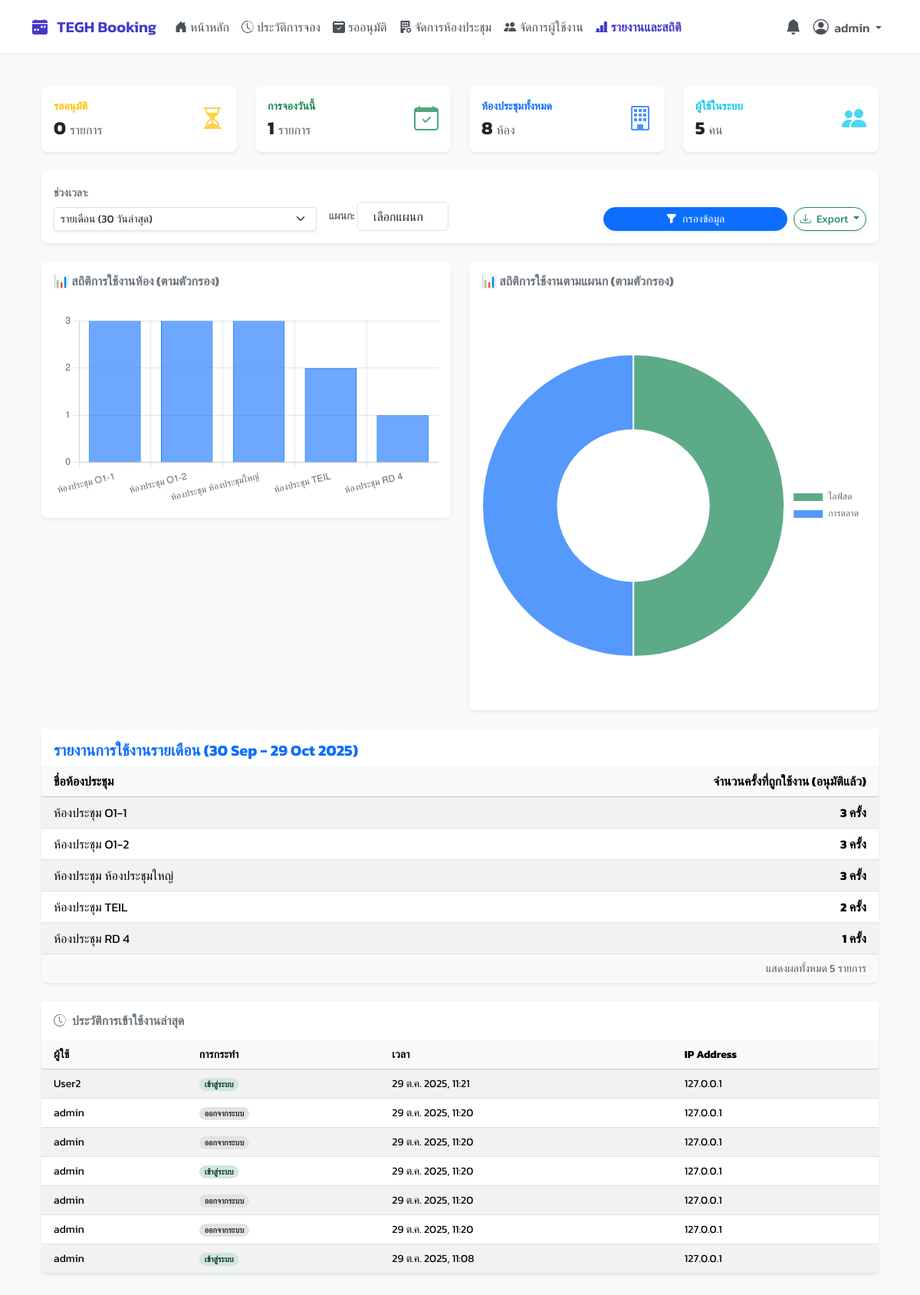
Page /reports/ (signed in) on the earlier database version.
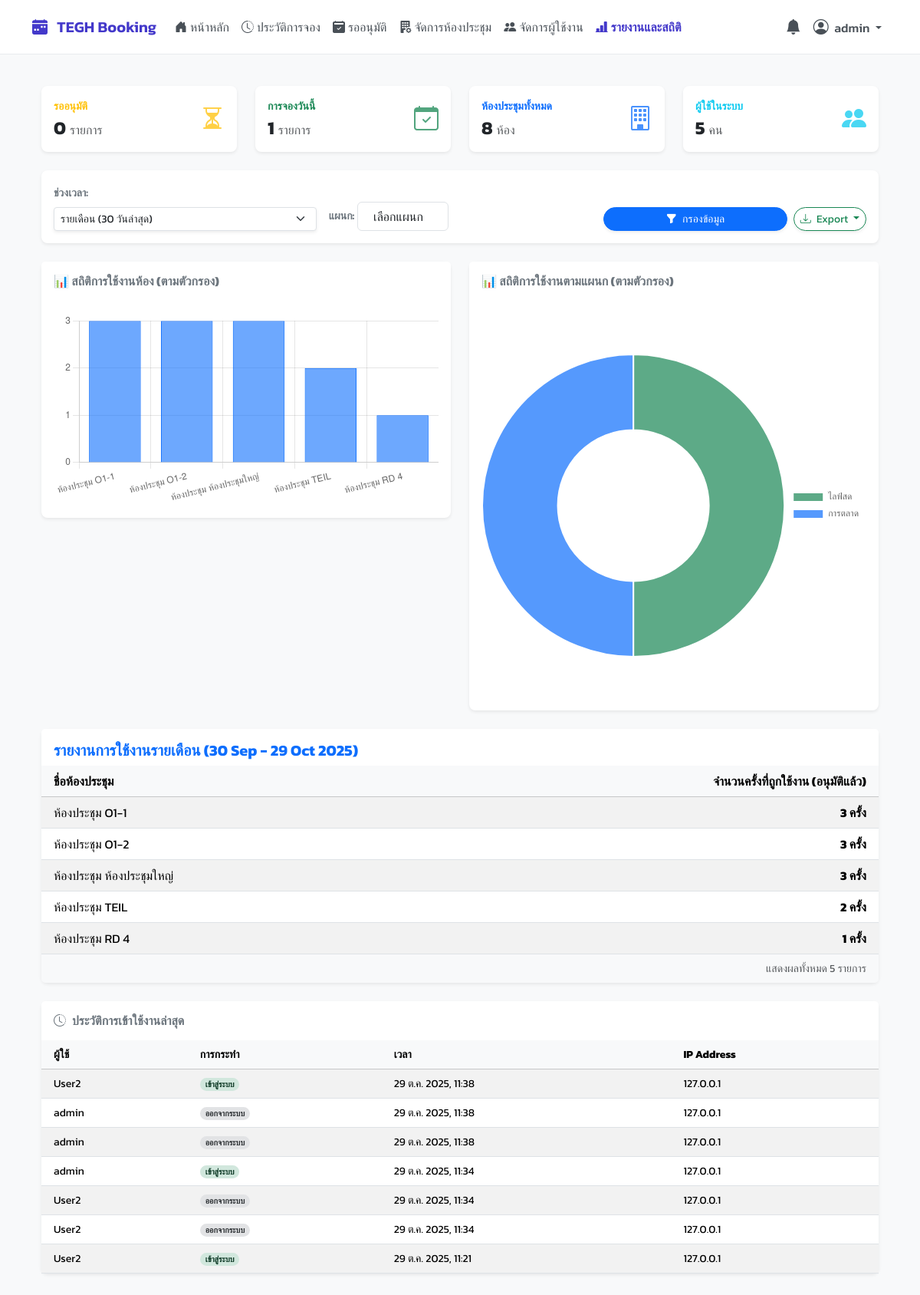
Same page on the later database version.
### booking/models.py (models this page shows, shortened)
class Room(models.Model):
    name = models.CharField("ชื่อห้องประชุม", max_length=100, unique=True)
    capacity = models.PositiveIntegerField("ความจุ (คน)", default=1)
    building = models.CharField("อาคาร", max_length=50, blank=True, null=True)
    floor = models.CharField("ชั้น", max_length=20, blank=True, null=True)
    equipment_in_room = models.TextField("อุปกรณ์ภายในห้อง (อื่นๆ)", blank=True, null=True, help_text="อุปกรณ์ที่มีให้ในห้อง (เช่น โปรเจคเตอร์, ไวท์บอร์ด)")
    image = models.ImageField("รูปภาพห้องประชุม", upload_to='room_images/', blank=True, null=True)
    class Meta:
        verbose_name = "ห้องประชุม"
        verbose_name_plural = "ห้องประชุม"
        ordering = ['name']

class LoginHistory(models.Model):
    user = models.ForeignKey(User, on_delete=models.CASCADE, verbose_name="ผู้ใช้")
    timestamp = models.DateTimeField("เวลาที่บันทึก", auto_now_add=True)
    ACTION_CHOICES = [('LOGIN', 'เข้าสู่ระบบ'), ('LOGOUT', 'ออกจากระบบ')]
    action = models.CharField("การกระทำ", max_length=10, choices=ACTION_CHOICES)
    ip_address = models.GenericIPAddressField("IP Address", null=True, blank=True)
    class Meta:
        ordering = ['-timestamp']

### booking/views.py (the view)
# urls.py: path('reports/', views.reports_view, name='reports'),
@login_required
@user_passes_test(is_admin)
def reports_view(request):
    period = request.GET.get('period', 'monthly')
    department = request.GET.get('department', '')
    today = timezone.now().date()
    start_date = today
    if period == 'daily':
        start_date = today
        report_title = f'รายงานการใช้งานรายวัน ({today:%d %b %Y})'
    elif period == 'weekly':
        start_date = today - timedelta(days=6)
        report_title = f'รายงานการใช้งานรายสัปดาห์ ({start_date:%d %b} - {today:%d %b %Y})'
    else:
        period = 'monthly'
        start_date = today - timedelta(days=29)
        report_title = f'รายงานการใช้งานรายเดือน ({start_date:%d %b} - {today:%d %b %Y})'
    recent_bookings = Booking.objects.filter(
        start_time__date__gte=start_date,
        start_time__date__lte=today,
        status='APPROVED'
    )
    if department:
        recent_bookings = recent_bookings.filter(department=department)
        report_title += f" (แผนก: {department})"
    room_usage_stats = Room.objects.annotate(
        booking_count=Count('bookings', filter=Q(bookings__in=recent_bookings))
    ).filter(booking_count__gt=0).order_by('-booking_count')
    room_usage_labels = [r.name for r in room_usage_stats[:10]]
    room_usage_data = [r.booking_count for r in room_usage_stats[:10]]
    dept_usage_query = recent_bookings.exclude(department__exact='').exclude(department__isnull=True) \
                                      .values('department') \
                                      .annotate(count=Count('id')) \
                                      .order_by('-count')
    dept_usage_labels = [d['department'] for d in dept_usage_query[:10] if d.get('department')]
    dept_usage_data = [d['count'] for d in dept_usage_query[:10] if d.get('department')]
    departments_dropdown = Booking.objects.exclude(department__exact='').exclude(department__isnull=True) \
                                 .values_list('department', flat=True) \
                                 .distinct().order_by('department')
    context = {
        'room_usage_stats': room_usage_stats,
        'report_title': report_title,
        'all_departments': departments_dropdown,
        'current_period': period,
        'current_department': department,
        'room_usage_labels': json.dumps(room_usage_labels),
        'room_usage_data': json.dumps(room_usage_data),
        'dept_usage_labels': json.dumps(dept_usage_labels),
        'dept_usage_data': json.dumps(dept_usage_data),
        'pending_count': Booking.objects.filter(status='PENDING').count(),
        'today_bookings_count': Booking.objects.filter(start_time__date=timezone.now().date(), status='APPROVED').count(),
        'total_users_count': User.objects.count(),
        'total_rooms_count': Room.objects.count(),
        'login_history': LoginHistory.objects.select_related('user').order_by('-timestamp')[:7],
     }
    return render(request, 'pages/reports.html', context)

### booking/views.py (called while the page is built)
def is_admin(user):
    return user.is_authenticated and (user.is_superuser or user.groups.filter(name='Admin').exists())

def is_approver_or_admin(user):
    return user.is_authenticated and (user.is_superuser or user.groups.filter(name__in=['Approver', 'Admin']).exists())

### templates/pages/reports.html (shortened to what the changed rows need)
{% extends 'base.html' %}
{% load static %}
{% block content %}
<div class="container-fluid py-4">
    <div class="card shadow-sm border-0 rounded-3 mb-4">
        <div class="table-responsive">
            <table class="table table-striped table-hover mb-0 align-middle">
                <thead class="table-light">
                    <tr>
                        <th scope="col" class="ps-3" style="width: 60%;">ชื่อห้องประชุม</th>
                        <th scope="col" class="text-end pe-3">จำนวนครั้งที่ถูกใช้งาน (อนุมัติแล้ว)</th>
                    </tr>
                </thead>
                <tbody>
                    {% for room_stat in room_usage_stats %}
                    <tr>
                        <td class="ps-3">{{ room_stat.name }}</td>
                        <td class="text-end pe-3 fw-bold">{{ room_stat.booking_count }} ครั้ง</td>
                    </tr>
                    {% endfor %}
                </tbody>
            </table>
        </div>
    </div>
    <div class="card shadow-sm border-0 rounded-3">
        <div class="table-responsive">
            <table class="table table-striped table-hover mb-0 align-middle small">
                <thead class="table-light">
                    <tr>
                        <th scope="col" class="ps-3">ผู้ใช้</th>
                        <th scope="col">การกระทำ</th>
                        <th scope="col">เวลา</th>
                        <th scope="col">IP Address</th>
                    </tr>
                </thead>
                <tbody>
                    {% for log in login_history %}
                    <tr>
                        <td class="ps-3">{{ log.user.username }}</td>
                        <td>
                            {% if log.action == 'LOGIN' %}
                                <span class="badge bg-success-subtle text-success-emphasis rounded-pill">เข้าสู่ระบบ</span>
                            {% else %}
                                <span class="badge bg-secondary-subtle text-secondary-emphasis rounded-pill">ออกจากระบบ</span>
                            {% endif %}
                        </td>
                        <td>{{ log.timestamp|date:"d M Y, H:i" }}</td>
                        <td>{{ log.ip_address|default:"-" }}</td>
                    </tr>
                    {% empty %}
                    <tr>
                        <td colspan="4" class="text-center text-muted p-4">
                            <em>ยังไม่มีประวัติการเข้าใช้งาน</em>
                        </td>
                    </tr>
                    {% endfor %}
                </tbody>
            </table>
        </div>
    </div>
</div>
{% endblock %}

### templates/base.html (shortened to what this page needs)
{% load static %}
<!DOCTYPE html>
<html lang="th">
<head>
    <link href="https://cdn.jsdelivr.net/npm/bootstrap@5.3.3/dist/css/bootstrap.min.css" rel="stylesheet">
    <link rel="stylesheet" href="https://cdn.jsdelivr.net/npm/bootstrap-icons@1.11.3/font/bootstrap-icons.min.css">
    <link href="https://cdn.jsdelivr.net/npm/select2@4.1.0-rc.0/dist/css/select2.min.css" rel="stylesheet" />
    <link rel="stylesheet" href="https://cdn.jsdelivr.net/npm/select2-bootstrap-5-theme@1.3.0/dist/select2-bootstrap-5-theme.min.css" />
    <link rel="stylesheet" href="{% static 'css/theme.css' %}">
</head>
<body>
    <nav class="navbar navbar-expand-lg fixed-top">
        <div class="container">
            <a class="navbar-brand" href="{% url 'dashboard' %}">
                <i class="bi bi-calendar-week-fill me-2"></i>
                TEGH Booking
            </a>
            <div class="collapse navbar-collapse" id="mainNavbar">
                <ul class="navbar-nav me-auto mb-2 mb-lg-0">
                    {% for item in menu_items %}
                        {% if item.show %}
                            <li class="nav-item">
                                <a class="nav-link {% if item.active %}active{% endif %} d-flex align-items-center" href="{% url item.url_name %}">
                                    <i class="{{ item.icon }} me-1"></i>
                                    {{ item.label }}
                                </a>
                            </li>
                        {% endif %}
                    {% endfor %}
                </ul>
                <ul class="navbar-nav ms-auto mb-2 mb-lg-0">
                    {% if user.is_authenticated %}
                    {% if is_admin_user %}
                    <li class="nav-item dropdown">
                        <a class="nav-link" href="#" id="notificationBell" role="button" data-bs-toggle="dropdown" aria-expanded="false"
                           title="รายการแจ้งเตือน" data-bs-toggle="tooltip" data-bs-placement="bottom">
                            <i class="bi bi-bell-fill fs-5"></i>
                        </a>
                    </li>
                    {% endif %}
                    <li class="nav-item dropdown">
                        <a class="nav-link dropdown-toggle" href="#" id="navbarUserDropdown" role="button" data-bs-toggle="dropdown" aria-expanded="false">
                            <i class="bi bi-person-circle fs-5 me-1"></i>
                            <span class="d-none d-lg-inline">{{ user.get_full_name|default:user.username }}</span>
                        </a>
                    </li>
                    {% endif %}
                </ul>
            </div>
        </div>
    </nav>
    <main class="container main-content-wrapper">
        {% block content %}{% endblock %}
    </main>
</body>
</html>

Differences in the rows shown:
no longer on this page (row unchanged): LoginHistory: user.username "admin", action "ออกจากระบบ", timestamp "29 ต.ค. 2025, 11:20", ip_address "127.0.0.1"
no longer on this page (row unchanged): LoginHistory: user.username "admin", action "ออกจากระบบ", timestamp "29 ต.ค. 2025, 11:20", ip_address "127.0.0.1"
no longer on this page (row unchanged): LoginHistory: user.username "admin", action "เข้าสู่ระบบ", timestamp "29 ต.ค. 2025, 11:20", ip_address "127.0.0.1"
no longer on this page (row unchanged): LoginHistory: user.username "admin", action "ออกจากระบบ", timestamp "29 ต.ค. 2025, 11:20", ip_address "127.0.0.1"
no longer on this page (row unchanged): LoginHistory: user.username "admin", action "ออกจากระบบ", timestamp "29 ต.ค. 2025, 11:20", ip_address "127.0.0.1"
no longer on this page (row unchanged): LoginHistory: user.username "admin", action "เข้าสู่ระบบ", timestamp "29 ต.ค. 2025, 11:08", ip_address "127.0.0.1"
added LoginHistory: user.username "User2", action "เข้าสู่ระบบ", timestamp "29 ต.ค. 2025, 11:38", ip_address "127.0.0.1"
added LoginHistory: user.username "admin", action "ออกจากระบบ", timestamp "29 ต.ค. 2025, 11:38", ip_address "127.0.0.1"
added LoginHistory: user.username "admin", action "ออกจากระบบ", timestamp "29 ต.ค. 2025, 11:38", ip_address "127.0.0.1"
added LoginHistory: user.username "admin", action "เข้าสู่ระบบ", timestamp "29 ต.ค. 2025, 11:34", ip_address "127.0.0.1"
added LoginHistory: user.username "User2", action "ออกจากระบบ", timestamp "29 ต.ค. 2025, 11:34", ip_address "127.0.0.1"
added LoginHistory: user.username "User2", action "ออกจากระบบ", timestamp "29 ต.ค. 2025, 11:34", ip_address "127.0.0.1"
